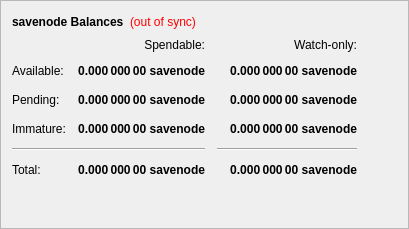
        <widget class="QFrame" name="frame">
         <property name="frameShape">
          <enum>QFrame::StyledPanel</enum>
         </property>
         <property name="frameShadow">
          <enum>QFrame::Raised</enum>
         </property>
         <layout class="QVBoxLayout" name="verticalLayout_4">
          <item>
           <layout class="QHBoxLayout" name="horizontalLayout_4">
            <item>
             <widget class="QLabel" name="label_5">
              <property name="font">
               <font>
                <weight>75</weight>
                <bold>true</bold>
               </font>
              </property>
              <property name="text">
               <string>savenode Balances</string>
              </property>
             </widget>
            </item>
            <item>
             <widget class="QLabel" name="labelWalletStatus">
              <property name="cursor">
               <cursorShape>WhatsThisCursor</cursorShape>
              </property>
              <property name="toolTip">
               <string>The displayed information may be out of date. Your wallet automatically synchronizes with the savenode network after a connection is established, but this process has not completed yet.</string>
              </property>
              <property name="styleSheet">
               <string notr="true">QLabel { color: red; }</string>
              </property>
              <property name="text">
               <string notr="true">(out of sync)</string>
              </property>
              <property name="alignment">
               <set>Qt::AlignLeading|Qt::AlignLeft|Qt::AlignVCenter</set>
              </property>
             </widget>
            </item>
            <item>
             <spacer name="horizontalSpacer_3">
              <property name="orientation">
               <enum>Qt::Horizontal</enum>
              </property>
              <property name="sizeHint" stdset="0">
               <size>
                <width>40</width>
                <height>20</height>
               </size>
              </property>
             </spacer>
            </item>
           </layout>
          </item>
          <item>
           <layout class="QGridLayout" name="gridLayout">
            <property name="spacing">
             <number>12</number>
            </property>
            <item row="2" column="2">
             <widget class="QLabel" name="labelWatchPending">
              <property name="font">
               <font>
                <weight>75</weight>
                <bold>true</bold>
               </font>
              </property>
              <property name="cursor">
               <cursorShape>IBeamCursor</cursorShape>
              </property>
              <property name="toolTip">
               <string>Unconfirmed transactions to watch-only addresses</string>
              </property>
              <property name="text">
               <string notr="true">0.000 000 00 savenode</string>
              </property>
              <property name="alignment">
               <set>Qt::AlignRight|Qt::AlignTrailing|Qt::AlignVCenter</set>
              </property>
              <property name="textInteractionFlags">
               <set>Qt::LinksAccessibleByMouse|Qt::TextSelectableByKeyboard|Qt::TextSelectableByMouse</set>
              </property>
             </widget>
            </item>
            <item row="2" column="1">
             <widget class="QLabel" name="labelUnconfirmed">
              <property name="font">
               <font>
                <weight>75</weight>
                <bold>true</bold>
               </font>
              </property>
              <property name="cursor">
               <cursorShape>IBeamCursor</cursorShape>
              </property>
              <property name="toolTip">
               <string>Total of transactions that have yet to be confirmed, and do not yet count toward the spendable balance</string>
              </property>
              <property name="text">
               <string notr="true">0.000 000 00 savenode</string>
              </property>
              <property name="alignment">
               <set>Qt::AlignRight|Qt::AlignTrailing|Qt::AlignVCenter</set>
              </property>
              <property name="textInteractionFlags">
               <set>Qt::LinksAccessibleByMouse|Qt::TextSelectableByKeyboard|Qt::TextSelectableByMouse</set>
              </property>
             </widget>
            </item>
            <item row="3" column="2">
             <widget class="QLabel" name="labelWatchImmature">
              <property name="font">
               <font>
                <weight>75</weight>
                <bold>true</bold>
               </font>
              </property>
              <property name="cursor">
               <cursorShape>IBeamCursor</cursorShape>
              </property>
              <property name="toolTip">
               <string>Staked or masternode rewards in watch-only addresses that has not yet matured</string>
              </property>
              <property name="text">
               <string notr="true">0.000 000 00 savenode</string>
              </property>
              <property name="alignment">
               <set>Qt::AlignRight|Qt::AlignTrailing|Qt::AlignVCenter</set>
              </property>
              <property name="textInteractionFlags">
               <set>Qt::LinksAccessibleByMouse|Qt::TextSelectableByKeyboard|Qt::TextSelectableByMouse</set>
              </property>
             </widget>
            </item>
            <item row="4" column="0" colspan="2">
             <widget class="Line" name="lineSpendableBalance">
              <property name="orientation">
               <enum>Qt::Horizontal</enum>
              </property>
             </widget>
            </item>
            <item row="4" column="2">
             <widget class="Line" name="lineWatchBalance">
              <property name="sizePolicy">
               <sizepolicy hsizetype="Preferred" vsizetype="Fixed">
                <horstretch>0</horstretch>
                <verstretch>0</verstretch>
               </sizepolicy>
              </property>
              <property name="minimumSize">
               <size>
                <width>140</width>
                <height>0</height>
               </size>
              </property>
              <property name="orientation">
               <enum>Qt::Horizontal</enum>
              </property>
             </widget>
            </item>
            <item row="5" column="0">
             <widget class="QLabel" name="labelTotalText">
              <property name="text">
               <string>Total:</string>
              </property>
             </widget>
            </item>
            <item row="3" column="1">
             <widget class="QLabel" name="labelImmature">
              <property name="font">
               <font>
                <weight>75</weight>
                <bold>true</bold>
               </font>
              </property>
              <property name="cursor">
               <cursorShape>IBeamCursor</cursorShape>
              </property>
              <property name="toolTip">
               <string>Staked or masternode rewards that has not yet matured</string>
              </property>
              <property name="text">
               <string notr="true">0.000 000 00 savenode</string>
              </property>
              <property name="alignment">
               <set>Qt::AlignRight|Qt::AlignTrailing|Qt::AlignVCenter</set>
              </property>
              <property name="textInteractionFlags">
               <set>Qt::LinksAccessibleByMouse|Qt::TextSelectableByKeyboard|Qt::TextSelectableByMouse</set>
              </property>
             </widget>
            </item>
            <item row="2" column="3">
             <spacer name="horizontalSpacer_2">
              <property name="orientation">
               <enum>Qt::Horizontal</enum>
              </property>
              <property name="sizeHint" stdset="0">
               <size>
                <width>40</width>
                <height>20</height>
               </size>
              </property>
             </spacer>
            </item>
            <item row="3" column="0">
             <widget class="QLabel" name="labelImmatureText">
              <property name="text">
               <string>Immature:</string>
              </property>
             </widget>
            </item>
            <item row="5" column="1">
             <widget class="QLabel" name="labelTotal">
              <property name="font">
               <font>
                <weight>75</weight>
                <bold>true</bold>
               </font>
              </property>
              <property name="cursor">
               <cursorShape>IBeamCursor</cursorShape>
              </property>
              <property name="toolTip">
               <string>Your current total balance</string>
              </property>
              <property name="text">
               <string notr="true">0.000 000 00 savenode</string>
              </property>
              <property name="alignment">
               <set>Qt::AlignRight|Qt::AlignTrailing|Qt::AlignVCenter</set>
              </property>
              <property name="textInteractionFlags">
               <set>Qt::LinksAccessibleByMouse|Qt::TextSelectableByKeyboard|Qt::TextSelectableByMouse</set>
              </property>
             </widget>
            </item>
            <item row="5" column="2">
             <widget class="QLabel" name="labelWatchTotal">
              <property name="font">
               <font>
                <weight>75</weight>
                <bold>true</bold>
               </font>
              </property>
              <property name="cursor">
               <cursorShape>IBeamCursor</cursorShape>
              </property>
              <property name="toolTip">
               <string>Current total balance in watch-only addresses</string>
              </property>
              <property name="text">
               <string notr="true">0.000 000 00 savenode</string>
              </property>
              <property name="alignment">
               <set>Qt::AlignRight|Qt::AlignTrailing|Qt::AlignVCenter</set>
              </property>
              <property name="textInteractionFlags">
               <set>Qt::LinksAccessibleByMouse|Qt::TextSelectableByKeyboard|Qt::TextSelectableByMouse</set>
              </property>
             </widget>
            </item>
            <item row="0" column="2">
             <widget class="QLabel" name="labelWatchonly">
              <property name="text">
               <string>Watch-only:</string>
              </property>
              <property name="alignment">
               <set>Qt::AlignRight|Qt::AlignTrailing|Qt::AlignVCenter</set>
              </property>
             </widget>
            </item>
            <item row="1" column="0">
             <widget class="QLabel" name="labelBalanceText">
              <property name="text">
               <string>Available:</string>
              </property>
             </widget>
            </item>
            <item row="1" column="1">
             <widget class="QLabel" name="labelBalance">
              <property name="font">
               <font>
                <weight>75</weight>
                <bold>true</bold>
               </font>
              </property>
              <property name="cursor">
               <cursorShape>IBeamCursor</cursorShape>
              </property>
              <property name="toolTip">
               <string>Your current spendable balance</string>
              </property>
              <property name="text">
               <string notr="true">0.000 000 00 savenode</string>
              </property>
              <property name="alignment">
               <set>Qt::AlignRight|Qt::AlignTrailing|Qt::AlignVCenter</set>
              </property>
              <property name="textInteractionFlags">
               <set>Qt::LinksAccessibleByMouse|Qt::TextSelectableByKeyboard|Qt::TextSelectableByMouse</set>
              </property>
             </widget>
            </item>
            <item row="1" column="2">
             <widget class="QLabel" name="labelWatchAvailable">
              <property name="font">
               <font>
                <weight>75</weight>
                <bold>true</bold>
               </font>
              </property>
              <property name="cursor">
               <cursorShape>IBeamCursor</cursorShape>
              </property>
              <property name="toolTip">
               <string>Your current balance in watch-only addresses</string>
              </property>
              <property name="text">
               <string notr="true">0.000 000 00 savenode</string>
              </property>
              <property name="alignment">
               <set>Qt::AlignRight|Qt::AlignTrailing|Qt::AlignVCenter</set>
              </property>
              <property name="textInteractionFlags">
               <set>Qt::LinksAccessibleByMouse|Qt::TextSelectableByKeyboard|Qt::TextSelectableByMouse</set>
              </property>
             </widget>
            </item>
            <item row="2" column="0">
             <widget class="QLabel" name="labelPendingText">
              <property name="text">
               <string>Pending:</string>
              </property>
             </widget>
            </item>
            <item row="0" column="1">
             <widget class="QLabel" name="labelSpendable">
              <property name="text">
               <string>Spendable:</string>
              </property>
              <property name="alignment">
               <set>Qt::AlignRight|Qt::AlignTrailing|Qt::AlignVCenter</set>
              </property>
             </widget>
            </item>
           </layout>
          </item>
          <item>
           <spacer name="verticalSpacer_4">
            <property name="orientation">
             <enum>Qt::Vertical</enum>
            </property>
            <property name="sizeHint" stdset="0">
             <size>
              <width>20</width>
              <height>40</height>
             </size>
            </property>
           </spacer>
          </item>
         </layout>
        </widget>
